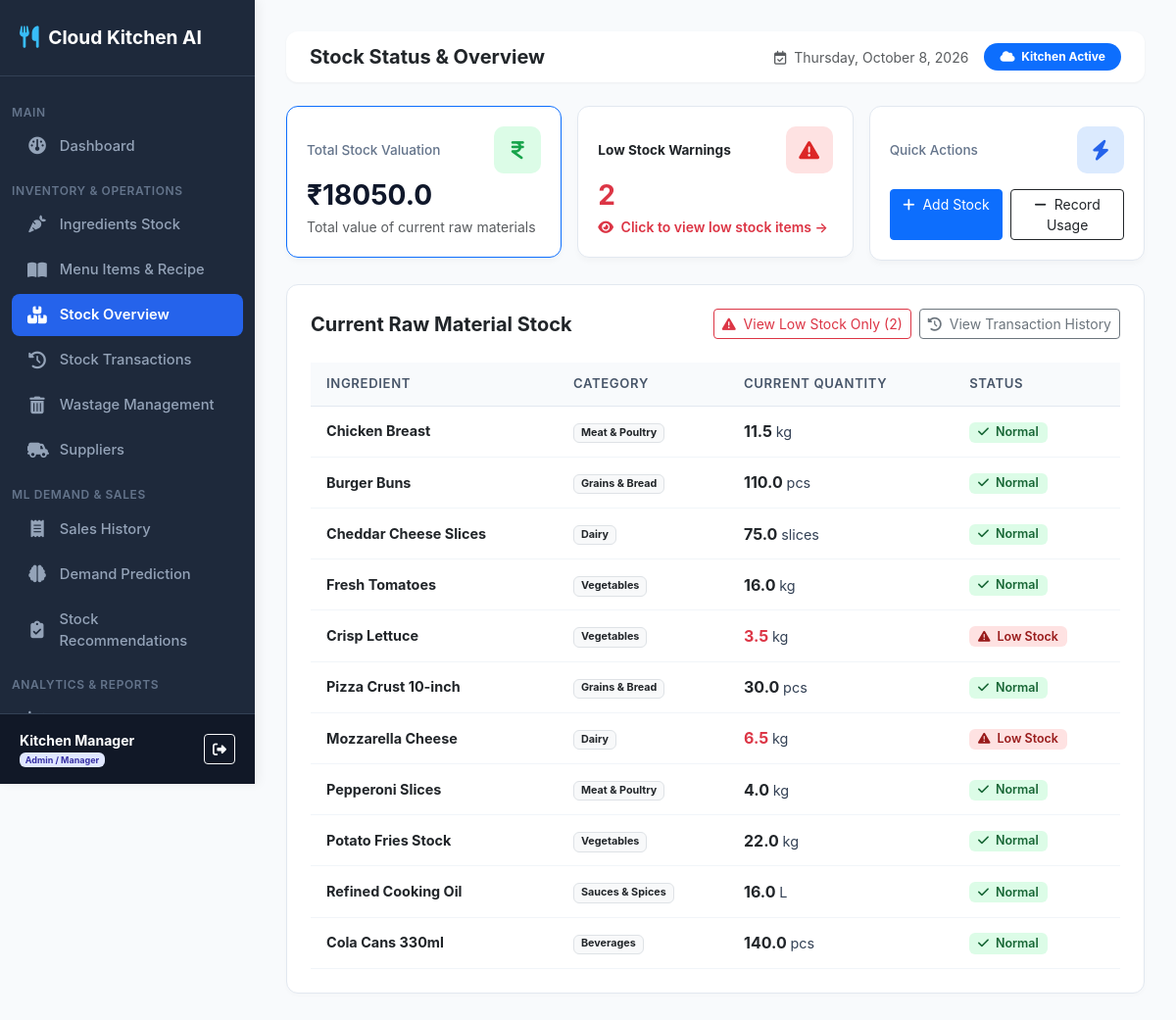
The page /inventory/ (signed in) on the database as committed earlier.
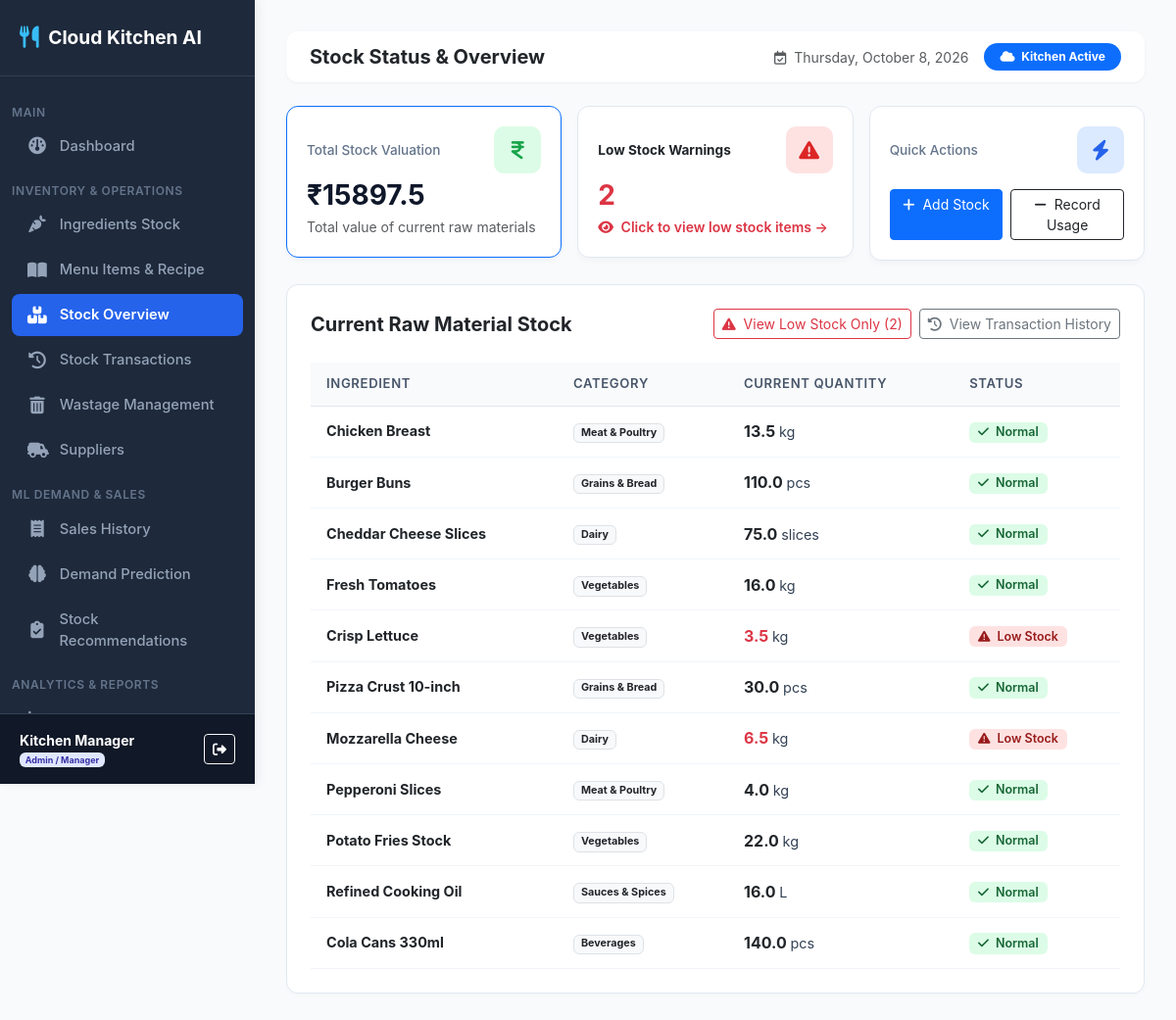
The same page on the database as committed later.
### inventory_predictor/models.py (models this page shows, shortened)
class Ingredient(models.Model):
    CATEGORY_CHOICES = (
        ('Vegetables', 'Vegetables'),
        ('Dairy', 'Dairy'),
        ('Meat & Poultry', 'Meat & Poultry'),
        ('Grains & Bread', 'Grains & Bread'),
        ('Sauces & Spices', 'Sauces & Spices'),
        ('Beverages', 'Beverages'),
        ('Packaging', 'Packaging'),
        ('Other', 'Other'),
    )
    name = models.CharField(max_length=100, unique=True)
    category = models.CharField(max_length=50, choices=CATEGORY_CHOICES, default='Vegetables')
    unit = models.CharField(max_length=20, help_text="e.g. kg, g, L, ml, pcs, slices")
    current_quantity = models.FloatField(default=0.0)
    min_stock_level = models.FloatField(default=10.0)
    max_stock_level = models.FloatField(default=100.0)
    unit_cost = models.DecimalField(max_digits=10, decimal_places=2, default=0.00)
    supplier = models.ForeignKey(Supplier, on_delete=models.SET_NULL, null=True, blank=True, related_name='ingredients')
    expiry_date = models.DateField(null=True, blank=True)
    created_at = models.DateTimeField(auto_now_add=True)
    @property
    def is_low_stock(self):
        return self.current_quantity <= self.min_stock_level
    @property
    def total_value(self):
        return round(float(self.current_quantity) * float(self.unit_cost), 2)

### inventory_predictor/views.py (the view)
# urls.py: path('inventory/', views.inventory_status, name='inventory_status'),
@login_required
def inventory_status(request):
    ingredients = Ingredient.objects.select_related('supplier').all()
    status_filter = request.GET.get('status', '').strip()
    total_stock_value = sum(i.total_value for i in ingredients)
    low_stock_count = sum(1 for i in ingredients if i.is_low_stock)
    ingredients_list = list(ingredients)
    if status_filter == 'low_stock':
        ingredients_list = [i for i in ingredients_list if i.is_low_stock]
    elif status_filter == 'normal':
        ingredients_list = [i for i in ingredients_list if not i.is_low_stock]
    context = {
        'ingredients': ingredients_list,
        'total_stock_value': round(total_stock_value, 2),
        'low_stock_count': low_stock_count,
        'status_filter': status_filter,
        'is_admin': role_check_admin(request.user)
    }
    return render(request, 'inventory_predictor/inventory/status.html', context)

### inventory_predictor/views.py (called while the page is built)
def role_check_admin(user):
    if not user.is_authenticated:
        return False
    try:
        return user.is_superuser or user.profile.role == 'ADMIN'
    except Exception:
        return user.is_superuser

### inventory_predictor/templates/inventory_predictor/inventory/status.html (shortened to what the changed rows need)
{% extends 'inventory_predictor/base.html' %}
{% block content %}
<div class="row g-3 mb-4">
    <div class="col-12 col-md-4">
        <a href="{% url 'inventory_status' %}" class="text-decoration-none">
            <div class="stat-card stat-card-clickable {% if not status_filter %}border-primary{% endif %}">
                <div class="d-flex align-items-center justify-content-between">
                    <span class="stat-label">Total Stock Valuation</span>
                    <div class="stat-icon icon-green"><i class="fa-solid fa-indian-rupee-sign"></i></div>
                </div>
                <div class="stat-value">₹{{ total_stock_value }}</div>
                <div class="text-muted small mt-1">Total value of current raw materials</div>
            </div>
        </a>
    </div>
</div>
<div class="card-box">
    <div class="table-responsive">
        <table class="custom-table">
            <thead>
                <tr>
                    <th>Ingredient</th>
                    <th>Category</th>
                    <th>Current Quantity</th>
                    <th>Status</th>
                </tr>
            </thead>
            <tbody>
                {% for ing in ingredients %}
                <tr>
                    <td class="fw-bold text-dark">{{ ing.name }}</td>
                    <td><span class="badge bg-light text-dark border">{{ ing.category }}</span></td>
                    <td>
                        <span class="fs-6 fw-bold {% if ing.is_low_stock %}text-danger{% else %}text-dark{% endif %}">
                            {{ ing.current_quantity }}
                        </span> {{ ing.unit }}
                    </td>
                    <td>
                        {% if ing.is_low_stock %}
                            <span class="badge badge-status badge-low-stock"><i class="fa-solid fa-triangle-exclamation me-1"></i> Low Stock</span>
                        {% else %}
                            <span class="badge badge-status badge-ok"><i class="fa-solid fa-check me-1"></i> Normal</span>
                        {% endif %}
                    </td>
                </tr>
                {% endfor %}
            </tbody>
        </table>
    </div>
</div>
{% endblock %}

Rows that differ between the two databases and show on the page:
changed Ingredient "Chicken Breast": current_quantity "11.5" → "13.5"
Other text that changed with them:
{{ total_stock_value }}: "18050.0" → "15897.5"
